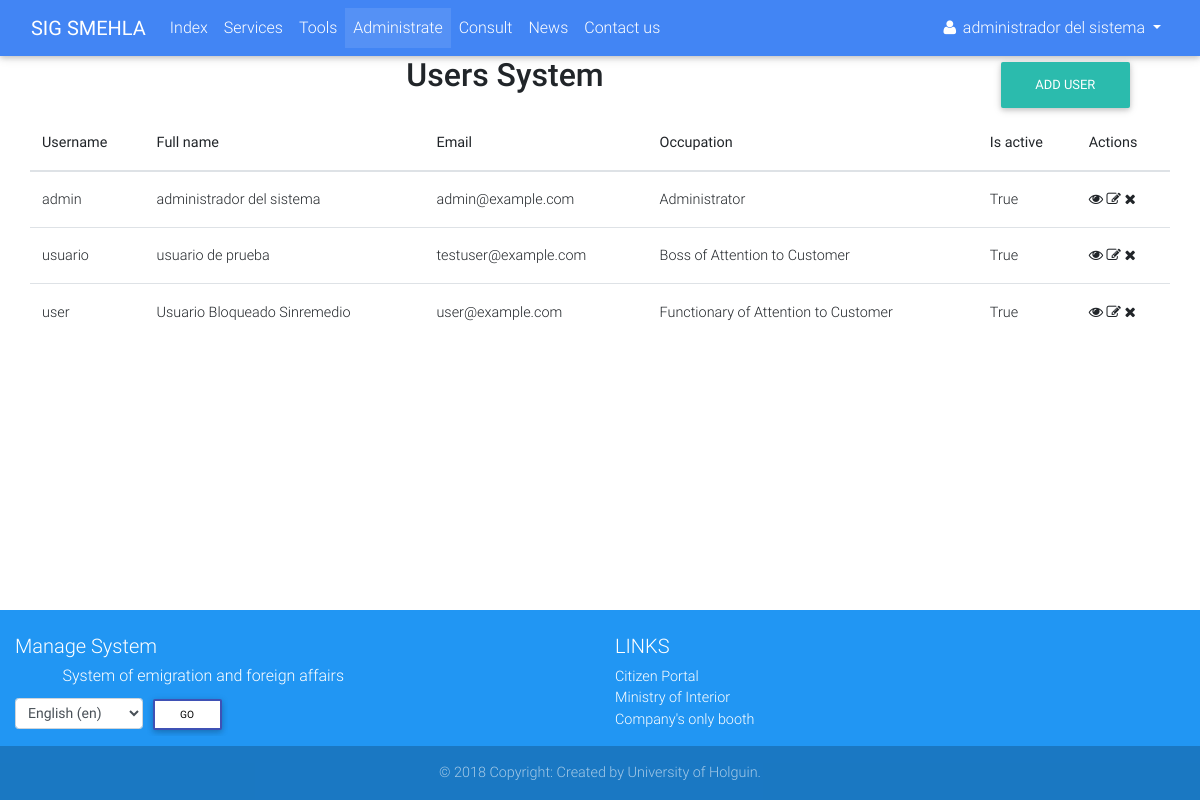
The app's page /accounts/dashboard/ (signed in) with its own data.
### accounts/models.py (models this page shows, shortened)
class Profile(AbstractUser):
    OCCUPATION_TYPE = (
        ('FAC', _('Functionary of Attention to Customer')),
        ('BAC', _('Boss of Attention to Customer')),
        ('BDAC', _('Boss of Departament of Attention to Customer')),
        ('DIR', _('Director')),
        ('ADMIN', _('Administrator')),
    )
    born_date = models.DateField(_('Born date'), blank=True, null=True, validators=[validate_born_date])
    occupation = models.CharField(_('Occupation'), max_length=5, choices=OCCUPATION_TYPE, default='FAC')
    REQUIRED_FIELDS = ['email', 'born_date']
    class Meta:
        verbose_name = _('Profile')
        verbose_name_plural = _('Profiles')
    def __str__(self):
        if self.first_name and self.last_name:
            return self.get_full_name()
        else:
            return self.username

### accounts/views.py (the view)
# urls.py: path('dashboard/', views.DashBoardView.as_view(), name='dashboard'),
class DashBoardView(mixins.SuperuserRequiredMixin, mixins.NavbarMixin, generic.ListView):
    template_name = 'accounts/dashboard.html'
    tab_name = 'dashboard'
    model = Profile

### accounts/mixins.py (called while the page is built)
    def dispatch(self, request, *args, **kwargs):
        response = super(SuperuserRequiredMixin, self).dispatch(request, *args, **kwargs)
        if request.user.is_superuser:
            return response
        else:
            raise PermissionDenied

    def get_tab_name(self):
        if self.tab_name:
            return self.tab_name
        else:
            return 'init'

    def get_context_data(self, **kwargs):
        context = super(NavbarMixin, self).get_context_data(**kwargs)
        context['tab'] = self.get_tab_name()
        return context

### accounts/templates/accounts/dashboard.html (shortened to what this page needs)
{% extends 'navbar.html' %}
{% load i18n %}
{% block main %}
    <div class="container">
        <div class="row">
            <div class="col-10"><h2 class="h2 text-center">{% trans 'Users System' %}</h2></div>
            <div class="col">
                <a href="{% url 'accounts:profile_create' %}" class="btn btn-default">{% trans 'Add user' %}</a>
            </div>
        </div>
        <div class="row">
            <table class="table table-hover" cellspacing="0" width="100%">
                <thead>
                <tr>
                    <th class="th">{% trans 'Username' %}</th>
                    <th>{% trans 'Full name' %}</th>
                    <th>{% trans 'Email' %}</th>
                    <th>{% trans 'Occupation' %}</th>
                    <th>{% trans 'Is active' %}</th>
                    <th>{% trans 'Actions' %}</th>
                </tr>
                </thead>
                <tbody>
                {% for profile in profile_list %}
                    <tr>
                        <td>{{ profile.username }}</td>
                        <td>{{ profile.get_full_name }}</td>
                        <td>{{ profile.email }}</td>
                        <td>{{ profile.get_occupation_display }}</td>
                        <td>{{ profile.is_active }}</td>
                        <td>
                            <a href="{% url 'accounts:profile_detail' profile.pk %}">
                                <i class="fa fa-eye"></i>
                            </a>
                            <a href="{% url 'accounts:profile_update' profile.pk %}">
                                <i class="fa fa-edit"></i>
                            </a>
                            <a href="{% url 'accounts:profile_delete' profile.pk %}">
                                <i class="fa fa-remove"></i>
                            </a>
                        </td>
                    </tr>
                {% endfor %}
                </tbody>
            </table>
        </div>
    </div>
{% endblock %}

### accounts/templates/navbar.html (shortened to what this page needs)
{% extends 'base.html' %}
{% load static %}
{% load i18n %}
{% block styles %}
    <link rel="stylesheet" href="{% static 'accounts/css/navbar.css' %}">
{% endblock %}
{% block content %}
    <header>
        <nav class="navbar navbar-expand-lg navbar-dark primary-color">
            <div class="container-fluid">
                <a href="{% url 'services:index' %}" class="navbar-brand">
                    <strong>SIG SMEHLA</strong>
                </a>
                <div class="collapse navbar-collapse" id="navbar">
                    <ul class="navbar-nav mr-auto">
                        <li class="nav-item" id="init">
                            <a href="{% url 'services:index' %}" class="nav-link">{% trans 'Index' %}
                                </a>
                        </li>
                        <li class="nav-item" id="services">
                            <a href="{% url 'services:services' %}" class="nav-link">{% trans 'Services' %}</a>
                        </li>
                        {% if user.is_authenticated %}
                            <li class="nav-item" id="tools">
                                <a href="{% url 'services:tools' %}" class="nav-link">{% trans 'Tools' %}</a>
                            </li>
                        {% endif %}
                        {% if user.is_superuser %}
                            <li class="nav-item" id="dashboard">
                                <a href="{% url 'accounts:dashboard' %}" class="nav-link">{% trans 'Administrate' %}</a>
                            </li>
                        {% endif %}
                        <li class="nav-item" id="status">
                            <a href="{% url 'services:status' %}" class="nav-link">{% trans 'Consult' %}</a>
                        </li>
                        <li class="nav-item" id="news">
                            <a href="{% url 'news:list' %}" class="nav-link">{% trans 'News' %}</a>
                        </li>
                        <li class="nav-item">
                            <a href="#" class="nav-link" data-toggle="modal"
                               data-target="#contact">{% trans 'Contact us' %}</a>
                        </li>
                    </ul>
                    <div class="form-inline">
                        <ul class="navbar-nav mr-auto">
                            <li class="nav-item">
                                {% if user.is_authenticated %}
                                    <div class="dropdown">
                                        <a href="#" id="test" class="nav-link waves-effect waves-light dropdown-toggle"
                                           data-toggle="dropdown" aria-haspopup="true" aria-expanded="false">
                                            <i class="fa fa-user"></i>
                                            <span class="clearfix d-none d-sm-inline-block">{{ user }}</span>
                                        </a>
                                    </div>
                                {% else %}
                                    <a href="{% url 'accounts:login' %}" class="nav-link">
                                        <i class="fa fa-sign-in"></i>
                                    </a>
                                {% endif %}
                            </li>
                        </ul>
                    </div>
                </div>
            </div>
        </nav>
    </header>
    <main>
        {% block main %}
        {% endblock %}
    </main>
    <footer class="page-footer font-small blue pt-4">
        <div class="container-fluid text-center text-md-left">
            <div class="row">
                <div class="col-md-6 mt-md-0 mt-3">
                    <h5>{% trans 'Manage System' %}</h5>
                    <h6 class="offset-1">{% trans 'System of emigration and foreign affairs' %}</h6>
                    <form action="{% url 'set_language' %}" method="post">{% csrf_token %}
                        <label>
                            <select name="language" class="form-control form-control-sm" id="languages">
                                {% get_available_languages as LANGUAGES %}
                                {% get_language_info_list for LANGUAGES as languages %}
                                {% get_current_language as LANGUAGE_CODE %}
                                {% for language in languages %}
                                    <option value="{{ language.code }}"{% if language.code == LANGUAGE_CODE %}
                                            selected{% endif %}>
                                        {{ language.name_local }} ({{ language.code }})
                                    </option>
                                {% endfor %}
                            </select>
                        </label>
                        <input type="submit" value="{% trans 'Go' %}" class="btn btn-outline-indigo btn-white btn-sm">
                    </form>
                </div>
                <div class="col-md-3 mb-md-0 mb-3">
                    <h5 class="text-uppercase">{% trans 'Links' %}</h5>
                    <ul class="list-unstyled">
                        <li>
                            <a href="http://www.cidadao.gov.ao" target="_blank">{% trans 'Citizen Portal' %}</a>
                        </li>
                        <li>
                            <a href="http://www.minint.gov.ao" target="_blank">{% trans 'Ministry of Interior' %}</a>
                        </li>
                        <li>
                            <a href="http://gue.minjus-ao.com" target="_blank">{% trans "Company's only booth" %}</a>
                        </li>
                    </ul>
                </div>
            </div>
        </div>
        <div class="footer-copyright text-center py-3">
            &copy; 2018 {% trans 'Copyright: Created by University of Holguin' %}.
        </div>
    </footer>
{% endblock %}

### accounts/static/accounts/css/navbar.css (style rules this page uses)
body { display: flex; min-height: 100vh; flex-direction: column; }
main { flex: 1 0 auto; }

### records on screen
Profile: first_name+last_name "administrador del sistema", username "admin", get_full_name "administrador del sistema", email "admin@example.com", occupation "Administrator", is_active "True"
Profile: username "usuario", get_full_name "usuario de prueba", email "testuser@example.com", occupation "Boss of Attention to Customer", is_active "True"
Profile: username "user", get_full_name "Usuario Bloqueado Sinremedio", email "user@example.com", occupation "Functionary of Attention to Customer", is_active "True"

### other values on screen
form field language "English (en)"
